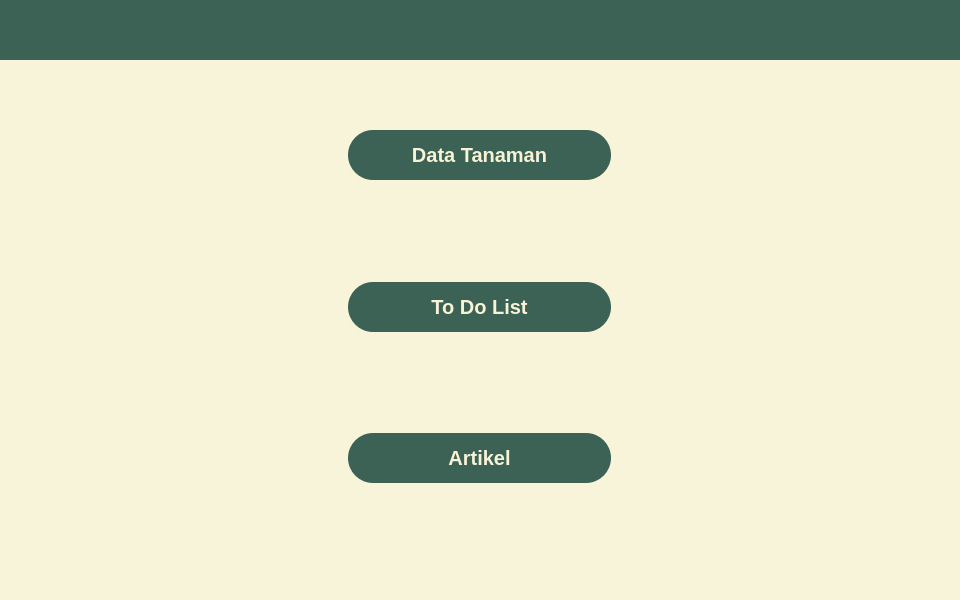
<?xml version="1.0" encoding="UTF-8"?>
<ui version="4.0">
 <class>MainWindow</class>
 <widget class="QMainWindow" name="MainWindow">
  <property name="enabled">
   <bool>true</bool>
  </property>
  <property name="geometry">
   <rect>
    <x>0</x>
    <y>0</y>
    <width>960</width>
    <height>600</height>
   </rect>
  </property>
  <property name="sizePolicy">
   <sizepolicy hsizetype="Fixed" vsizetype="Fixed">
    <horstretch>0</horstretch>
    <verstretch>0</verstretch>
   </sizepolicy>
  </property>
  <property name="minimumSize">
   <size>
    <width>0</width>
    <height>0</height>
   </size>
  </property>
  <property name="windowTitle">
   <string>MainWindow</string>
  </property>
  <property name="styleSheet">
   <string notr="true">*{
	border: none;
	background-color: transparent;
	background: transparent;
	padding: 0;
	margin: 0;
}

#header {
	background-color: #3C6255;
}

#main {
	background-color: #F7F4D9;
}

#footer {
	background-color: #F7F4D9;
}

QPushButton {
	padding: 5px 10px;
	border-radius: 25px;
	background: #3C6255;
	color: #F7F3D7;
	height: 40px;
	width: 243px;
	font-size: 20px;
	font-weight: 600;
	cursor: pointer;
}

QPushButton:hover {
    background-color: #23493C;
}</string>
  </property>
  <property name="animated">
   <bool>true</bool>
  </property>
  <property name="tabShape">
   <enum>QTabWidget::Rounded</enum>
  </property>
  <widget class="QWidget" name="centralwidget">
   <property name="styleSheet">
    <string notr="true"/>
   </property>
   <layout class="QVBoxLayout" name="verticalLayout">
    <property name="spacing">
     <number>0</number>
    </property>
    <property name="leftMargin">
     <number>0</number>
    </property>
    <property name="topMargin">
     <number>0</number>
    </property>
    <property name="rightMargin">
     <number>0</number>
    </property>
    <property name="bottomMargin">
     <number>0</number>
    </property>
    <item alignment="Qt::AlignTop">
     <widget class="QWidget" name="header" native="true">
      <property name="minimumSize">
       <size>
        <width>0</width>
        <height>60</height>
       </size>
      </property>
      <layout class="QHBoxLayout" name="horizontalLayout">
       <property name="spacing">
        <number>0</number>
       </property>
       <property name="leftMargin">
        <number>0</number>
       </property>
       <property name="topMargin">
        <number>0</number>
       </property>
       <property name="rightMargin">
        <number>0</number>
       </property>
       <property name="bottomMargin">
        <number>0</number>
       </property>
       <item>
        <widget class="QFrame" name="frame_logo">
         <property name="frameShape">
          <enum>QFrame::StyledPanel</enum>
         </property>
         <property name="frameShadow">
          <enum>QFrame::Raised</enum>
         </property>
         <layout class="QHBoxLayout" name="horizontalLayout_3">
          <property name="spacing">
           <number>0</number>
          </property>
          <property name="leftMargin">
           <number>0</number>
          </property>
          <property name="topMargin">
           <number>0</number>
          </property>
          <property name="rightMargin">
           <number>0</number>
          </property>
          <property name="bottomMargin">
           <number>0</number>
          </property>
          <item>
           <widget class="QLabel" name="logo">
            <property name="minimumSize">
             <size>
              <width>0</width>
              <height>0</height>
             </size>
            </property>
            <property name="maximumSize">
             <size>
              <width>42</width>
              <height>42</height>
             </size>
            </property>
            <property name="pixmap">
             <pixmap>printilan logo.png</pixmap>
            </property>
            <property name="scaledContents">
             <bool>true</bool>
            </property>
           </widget>
          </item>
         </layout>
        </widget>
       </item>
      </layout>
     </widget>
    </item>
    <item>
     <widget class="QWidget" name="main" native="true">
      <property name="enabled">
       <bool>true</bool>
      </property>
      <property name="sizePolicy">
       <sizepolicy hsizetype="MinimumExpanding" vsizetype="MinimumExpanding">
        <horstretch>0</horstretch>
        <verstretch>0</verstretch>
       </sizepolicy>
      </property>
      <property name="maximumSize">
       <size>
        <width>16777215</width>
        <height>16777215</height>
       </size>
      </property>
      <layout class="QVBoxLayout" name="verticalLayout_2">
       <property name="spacing">
        <number>0</number>
       </property>
       <property name="leftMargin">
        <number>0</number>
       </property>
       <property name="topMargin">
        <number>0</number>
       </property>
       <property name="rightMargin">
        <number>0</number>
       </property>
       <property name="bottomMargin">
        <number>0</number>
       </property>
       <item alignment="Qt::AlignHCenter|Qt::AlignTop">
        <widget class="QFrame" name="frame_logo_2">
         <property name="frameShape">
          <enum>QFrame::StyledPanel</enum>
         </property>
         <property name="frameShadow">
          <enum>QFrame::Raised</enum>
         </property>
         <layout class="QHBoxLayout" name="horizontalLayout_4">
          <property name="spacing">
           <number>0</number>
          </property>
          <property name="leftMargin">
           <number>0</number>
          </property>
          <property name="topMargin">
           <number>0</number>
          </property>
          <property name="rightMargin">
           <number>0</number>
          </property>
          <property name="bottomMargin">
           <number>0</number>
          </property>
          <item>
           <widget class="QLabel" name="logo_2">
            <property name="maximumSize">
             <size>
              <width>350</width>
              <height>190</height>
             </size>
            </property>
            <property name="text">
             <string/>
            </property>
            <property name="pixmap">
             <pixmap>logo yanyard.png</pixmap>
            </property>
            <property name="scaledContents">
             <bool>true</bool>
            </property>
           </widget>
          </item>
         </layout>
        </widget>
       </item>
       <item>
        <widget class="QFrame" name="frame_btn">
         <property name="sizePolicy">
          <sizepolicy hsizetype="Preferred" vsizetype="MinimumExpanding">
           <horstretch>0</horstretch>
           <verstretch>0</verstretch>
          </sizepolicy>
         </property>
         <property name="frameShape">
          <enum>QFrame::StyledPanel</enum>
         </property>
         <property name="frameShadow">
          <enum>QFrame::Raised</enum>
         </property>
         <layout class="QVBoxLayout" name="verticalLayout_3">
          <item>
           <widget class="QFrame" name="frame_tanaman">
            <property name="frameShape">
             <enum>QFrame::StyledPanel</enum>
            </property>
            <property name="frameShadow">
             <enum>QFrame::Raised</enum>
            </property>
            <layout class="QVBoxLayout" name="verticalLayout_4">
             <item alignment="Qt::AlignHCenter|Qt::AlignVCenter">
              <widget class="QPushButton" name="btn_tanaman">
               <property name="mouseTracking">
                <bool>true</bool>
               </property>
               <property name="styleSheet">
                <string notr="true"/>
               </property>
               <property name="text">
                <string>Data Tanaman</string>
               </property>
               <property name="default">
                <bool>false</bool>
               </property>
               <property name="flat">
                <bool>false</bool>
               </property>
              </widget>
             </item>
            </layout>
           </widget>
          </item>
          <item>
           <widget class="QFrame" name="frame_tdl">
            <property name="frameShape">
             <enum>QFrame::StyledPanel</enum>
            </property>
            <property name="frameShadow">
             <enum>QFrame::Raised</enum>
            </property>
            <layout class="QVBoxLayout" name="verticalLayout_5">
             <item alignment="Qt::AlignHCenter|Qt::AlignVCenter">
              <widget class="QPushButton" name="btn_tdl">
               <property name="styleSheet">
                <string notr="true"/>
               </property>
               <property name="text">
                <string>To Do List</string>
               </property>
               <property name="default">
                <bool>false</bool>
               </property>
               <property name="flat">
                <bool>false</bool>
               </property>
              </widget>
             </item>
            </layout>
           </widget>
          </item>
          <item>
           <widget class="QFrame" name="frame_artikel">
            <property name="frameShape">
             <enum>QFrame::StyledPanel</enum>
            </property>
            <property name="frameShadow">
             <enum>QFrame::Raised</enum>
            </property>
            <layout class="QVBoxLayout" name="verticalLayout_6">
             <item alignment="Qt::AlignHCenter|Qt::AlignVCenter">
              <widget class="QPushButton" name="btn_artikel">
               <property name="styleSheet">
                <string notr="true"/>
               </property>
               <property name="text">
                <string>Artikel</string>
               </property>
               <property name="default">
                <bool>false</bool>
               </property>
               <property name="flat">
                <bool>false</bool>
               </property>
              </widget>
             </item>
            </layout>
           </widget>
          </item>
         </layout>
        </widget>
       </item>
      </layout>
     </widget>
    </item>
    <item alignment="Qt::AlignBottom">
     <widget class="QWidget" name="footer" native="true">
      <property name="minimumSize">
       <size>
        <width>0</width>
        <height>60</height>
       </size>
      </property>
      <layout class="QVBoxLayout" name="verticalLayout_7">
       <property name="spacing">
        <number>0</number>
       </property>
       <property name="leftMargin">
        <number>0</number>
       </property>
       <property name="topMargin">
        <number>0</number>
       </property>
       <property name="rightMargin">
        <number>0</number>
       </property>
       <property name="bottomMargin">
        <number>0</number>
       </property>
       <item>
        <widget class="QFrame" name="frame">
         <property name="frameShape">
          <enum>QFrame::StyledPanel</enum>
         </property>
         <property name="frameShadow">
          <enum>QFrame::Raised</enum>
         </property>
        </widget>
       </item>
      </layout>
     </widget>
    </item>
   </layout>
  </widget>
 </widget>
 <resources/>
 <connections/>
</ui>
